Frame 1 (no input): blank canvas, image omitted
Frame 60 (no input): blank canvas, image omitted
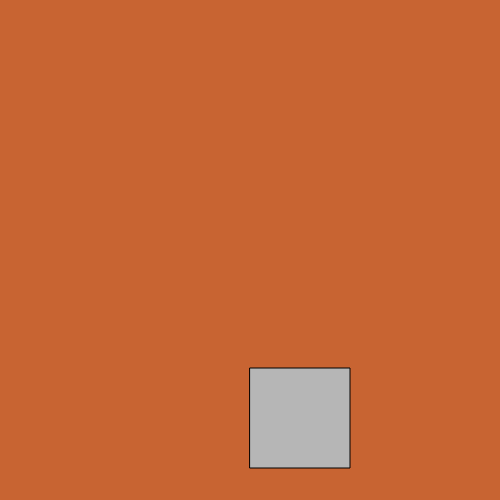
Frame 120 (the mouse pressed at the canvas centre since frame 60)

The p5.js sketch whose frames 1 and 60 were blank and that drew this single picture after the mouse press (run headless with seeded random() and noise() and a simulated clock; from frame 60 on, the mouse is pressed at the canvas centre):

// p5.js sketch
// ── sketch.js


let rectangles = [];

function setup() {
  createCanvas(500, 500);
}

function mousePressed() {
  // push an object with the mouse position and random color
  // to the rectangles array
  rectangles.push({posX: mouseX, posY: mouseY, color: random(255)})
  console.log(rectangles);
}

function draw() {
  background(200, 100, 50);

  // draw all rectangles every draw loop
  for (let i = 0; i < rectangles.length; i++) {
    fill(rectangles[i].color);
    rect(rectangles[i].posX, rectangles[i].posY, 100, 100);
    // make them fall by changing their y position every loop
    rectangles[i].posY += 2;
  }
}
